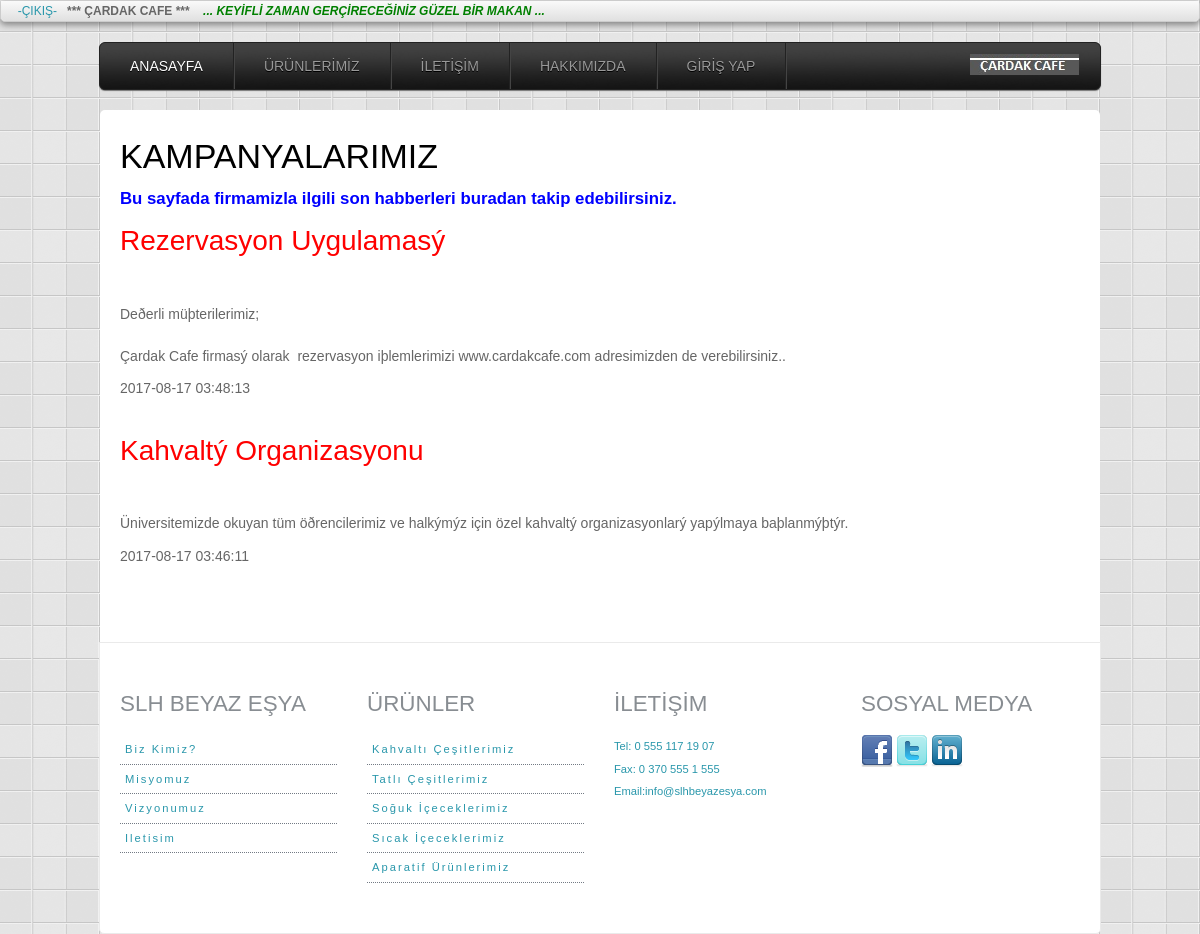
Page /index.php/home/haberler on the committed database.
### tables this page shows
CREATE TABLE `haberler` (
  `haber_id` int(11) NOT NULL AUTO_INCREMENT,
  `haber_baslik` varchar(100) NOT NULL DEFAULT '',
  `haber_tarih` timestamp NULL DEFAULT CURRENT_TIMESTAMP ON UPDATE CURRENT_TIMESTAMP,
  `haber_detay` varchar(1000) NOT NULL DEFAULT '',
  PRIMARY KEY (`haber_id`)
);

### application/controllers/Home.php (called while the page is built, shortened)
<?php
class Home extends CI_Controller {
	function __construct()
	{
		$this->load->helper('url');
		$this->load->database();
		$this->load->library('session');
	}
     public function haberler()
	{
		$query=$this->db->get("settings");
    	$veri["veri"]=$query->result();
		$veri["title2"]="Haberler";
		$query= $this->db->query('SELECT * FROM haberler order by haber_tarih desc');
		$data["haberler"]=$query->result();
		$this->load->view('header',$veri);
		$this->load->view('haberler',$data);
		$this->load->view('footer');
	}
}
?>

### index.php (called while the page is built, shortened)
<?php
require_once BASEPATH.'core/CodeIgniter.php';

### application/views/haberler.php (the view)
<div id="container">
 <div id="site_title"><a href="<?php echo base_url()?>home"><img src="<?php echo base_url()?>img/logo.png" alt=""></a></div>
  <h1>KAMPANYALARIMIZ</h1>
  <h4 style="color:blue">Bu sayfada firmamizla ilgili son habberleri buradan takip edebilirsiniz.</h4>
  <ul>
  <?php
			$i=0;
			foreach ($haberler as $rs)
			{   $i++;
			?>
			<li>
  <h3 style="color:red"><?=$rs->haber_baslik?></h3>
  <p><?=$rs->haber_detay?><?=$rs->haber_tarih?></p>
  </li>
  <?php } ?></ul>
  <div style="clear:both; height: 40px"></div>
</div>

### css/style.css (style rules this page uses)
html,body,div,span,applet,object,iframe,h1,h2,h3,h4,h5,h6,p,blockquote,pre,a,abbr,acronym,address,big,cite,code,del,dfn,em,font,img,ins,kbd,q,s,samp,small,strike,strong,sub,sup,tt,var,dl,dt,dd,ol,ul,li,fieldset,form,label,legend,table,caption,tbody,tfoot,thead,tr,th,td { margin:0;padding:0;border:0;outline:0;font-weight:inherit;font-style:inherit;font-family:inherit;vertical-align:baseline }
ol,ul,li { list-style-type:none }
body { font-family: Arial, Helvetica, sans-serif; font-size: .875em; line-height: 1.6em; background: #fff url(../img/body_bg.png) fixed; color: #666; }
#container { font-size: 1em; width:960px; background: #FFF; border-top-left-radius: 5px; border-top-right-radius: 5px; padding: 15px 20px; margin: auto; position: relative; clear: both }
#site_title { width: 125px; height: 51px; position:absolute; top: -56px; right: 5px }
#site_title img { float: left }
h1, h2, h3, h4 { font-family: 'Quicksand', sans-serif; }
h1 { font-size: 34px; padding: 20px 0; color: #000 }
h2, h3 { margin: 20px 0; color: #000; font-weight: normal; text-transform:normal }
h3 { font-size: 2em }
h4 { font-size: 1.2em; font-weight: 700 }
p { padding: 10px 0; font-size: 1em; }
a { color: #2997AB; text-decoration: none }
#container ul li { list-style:none }

### rows in the picture
haberler: haber_baslik "Rezervasyon Uygulamasý", haber_detay "Deðerli müþterilerimiz; Çardak Cafe firmasý olarak rezervasyon iþlemlerimizi www.cardakcafe.com adresimizden de verebilirsiniz..", haber_tarih "2017-08-17 03:48:13"
haberler: haber_baslik "Kahvaltý Organizasyonu", haber_detay "Üniversitemizde okuyan tüm öðrencilerimiz ve halkýmýz için özel kahvaltý organizasyonlarý yapýlmaya baþlanmýþtýr.", haber_tarih "2017-08-17 03:46:11"
